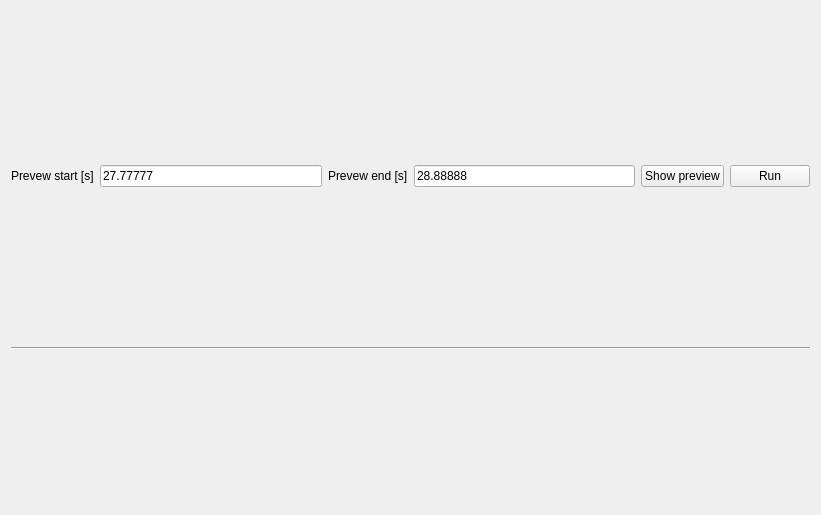
<?xml version="1.0" encoding="UTF-8"?>
<ui version="4.0">
 <class>PreviewSettingsWidget</class>
 <widget class="QWidget" name="PreviewSettingsWidget">
  <property name="geometry">
   <rect>
    <x>0</x>
    <y>0</y>
    <width>821</width>
    <height>515</height>
   </rect>
  </property>
  <property name="windowTitle">
   <string>Form</string>
  </property>
  <layout class="QVBoxLayout" name="verticalLayout">
   <item>
    <layout class="QHBoxLayout" name="horizontalLayout_2">
     <item>
      <widget class="QLabel" name="previewStartLabel">
       <property name="text">
        <string>Prevew start [s]</string>
       </property>
      </widget>
     </item>
     <item>
      <widget class="QLineEdit" name="previewStartLineEdit">
       <property name="text">
        <string>27.77777</string>
       </property>
      </widget>
     </item>
     <item>
      <widget class="QLabel" name="previewEndLabel">
       <property name="text">
        <string>Prevew end [s]</string>
       </property>
      </widget>
     </item>
     <item>
      <widget class="QLineEdit" name="previewEndLineEdit">
       <property name="text">
        <string>28.88888</string>
       </property>
      </widget>
     </item>
     <item>
      <widget class="QPushButton" name="previewButton">
       <property name="text">
        <string>Show preview</string>
       </property>
      </widget>
     </item>
     <item>
      <widget class="QPushButton" name="runPreviewButton">
       <property name="text">
        <string>Run</string>
       </property>
      </widget>
     </item>
    </layout>
   </item>
   <item>
    <widget class="Line" name="line">
     <property name="orientation">
      <enum>Qt::Horizontal</enum>
     </property>
    </widget>
   </item>
  </layout>
 </widget>
 <resources/>
 <connections/>
</ui>
